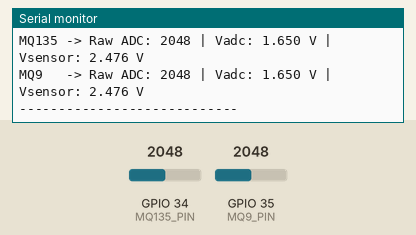
Simulated run of this sketch. Board: ESP32. Parts: the last lines printed to the serial monitor. The inputs (shaded band) are chosen by the test bench; at power-on: GPIO 34 (MQ135_PIN) = 2048, GPIO 35 (MQ9_PIN) = 2048.

Above: at 1.7 s.
1.8 s: GPIO 34 (MQ135_PIN) set to 2866
At 3.1 s:
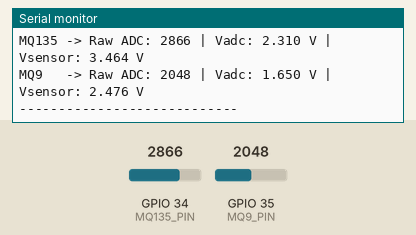
3.3 s: GPIO 35 (MQ9_PIN) set to 2866
At 4.3 s:
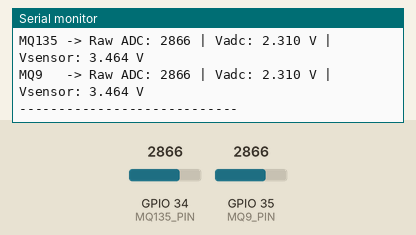
4.8 s: GPIO 34 (MQ135_PIN) set to 3603
At 6.1 s:
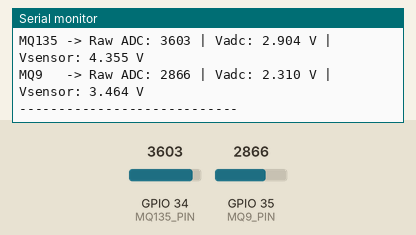
6.3 s: GPIO 35 (MQ9_PIN) set to 3603
At 7.4 s:
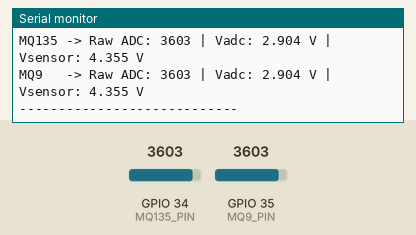
Timing chart, 0 to 8.8 s (numbered marks = the images above; inputs shaded):
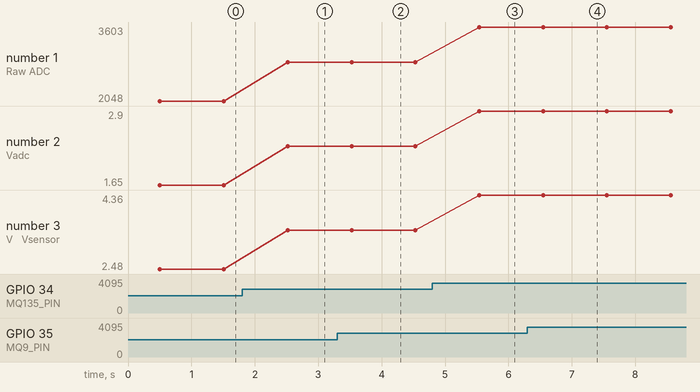

The sketch:

mq_sensor_pj.ino
```cpp
#define MQ135_PIN 34   // ADC1 channel
#define MQ9_PIN   35   // ADC1 channel

// Divider values
const float R1 = 1000.0;   // 1k
const float R2 = 2000.0;   // 2k
const float DIVIDER_FACTOR = (R1 + R2) / R2;  // = 1.5

// ADC settings
const float ADC_REF = 3.3;    // ESP32 ADC reference voltage
const int ADC_MAX = 4095;     // 12-bit ADC

float readVoltage(int pin) {
  int raw = analogRead(pin);                      // raw ADC value
  float v_adc = (raw / (float)ADC_MAX) * ADC_REF; // voltage at ESP32 pin
  float v_sensor = v_adc * DIVIDER_FACTOR;        // recovered actual sensor output
  Serial.print("Raw ADC: "); Serial.print(raw);
  Serial.print(" | Vadc: "); Serial.print(v_adc, 3);
  Serial.print(" V | Vsensor: "); Serial.print(v_sensor, 3);
  Serial.println(" V");
  return v_sensor;
}

void setup() {
  Serial.begin(115200);
  delay(500);

  analogSetWidth(12); // 0–4095 range
  analogSetPinAttenuation(MQ135_PIN, ADC_11db);
  analogSetPinAttenuation(MQ9_PIN,   ADC_11db);

  Serial.println("MQ sensors divider test starting...");
}

void loop() {
  Serial.print("MQ135 -> ");
  readVoltage(MQ135_PIN);

  Serial.print("MQ9   -> ");
  readVoltage(MQ9_PIN);

  Serial.println("----------------------------");
  delay(1000);
}
```

Measured:
- after the input at 1.8 s, the serial monitor: prints a new line after 0.72 s (image 1)
- after the input at 3.3 s, the serial monitor: prints a new line after 0.23 s (image 2)
- after the input at 4.8 s, the serial monitor: prints a new line after 0.74 s (image 3)
- after the input at 6.3 s, the serial monitor: prints a new line after 0.25 s (image 4)
- plotted number 1: 2048 → 2866 after the input at 1.8 s, 2866 → 3603 after the input at 4.8 s
- plotted number 2: 1.65 → 2.31 after the input at 1.8 s, 2.31 → 2.9 after the input at 4.8 s
- plotted number 3: 2.48 → 3.46 after the input at 1.8 s, 3.46 → 4.36 after the input at 4.8 s
